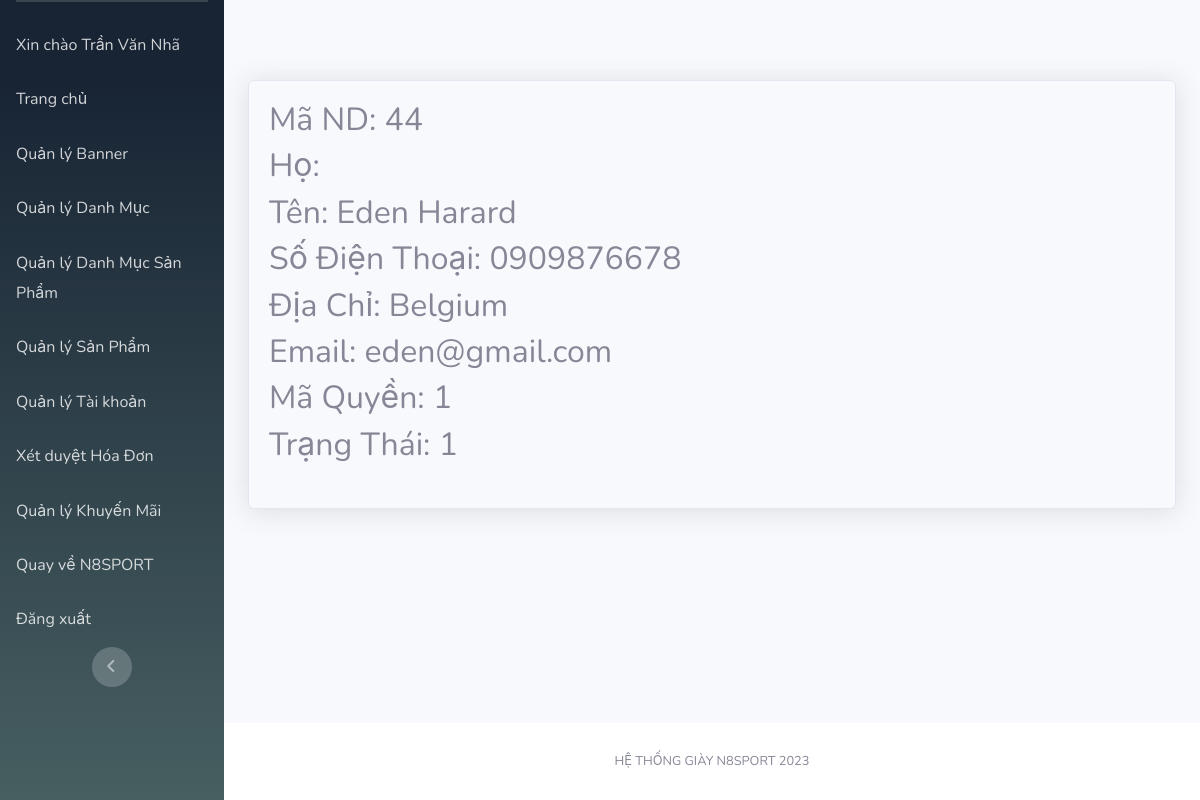
Screenshot of /Admin/index.php?mod=nguoidung&act=detail&id=44 (signed in) with the database file from the repository.
### tables this page shows
CREATE TABLE `nguoidung` (
  `MaND` int(11) NOT NULL,
  `Ho` varchar(20) NOT NULL,
  `Ten` varchar(20) NOT NULL,
  `GioiTinh` varchar(10) NOT NULL,
  `SDT` varchar(20) DEFAULT NULL,
  `Email` varchar(50) NOT NULL,
  `DiaChi` varchar(200) NOT NULL,
  `TaiKhoan` varchar(100) NOT NULL,
  `MatKhau` varchar(100) NOT NULL,
  `MaQuyen` int(11) NOT NULL,
  `TrangThai` int(11) NOT NULL
);

### Admin/controllers/NguoiDungController.php (called while the page is built, shortened)
<?php
class NguoiDungController
{
    var $nguoidung_model;
    public function __construct()
    {
        $this->nguoidung_model = new nguoidung();
    }
    public function detail()
    {
        $id = isset($_GET['id']) ? $_GET['id'] : 1;
        $data = $this->nguoidung_model->find($id);
        require_once("Views/Admin/index.php");
    }
}

### Admin/Models/connection.php (called while the page is built, shortened)
<?php
    class Connection{
        function __construct()
        {
            $severname ="localhost";
            $username ="root";
            $password ="";
            $db_name ="n8sport";
            $this->conn = new mysqli($severname,$username,$password,$db_name);
        }
    }
?>

### Admin/Models/model.php (called while the page is built, shortened)
<?php
require_once("connection.php");
class Model
{
    var $conn;
    var $table;
    var $contens;
    function __construct()
    {
        $conn_obj = new Connection();
        $this->conn = $conn_obj->conn;
    }
    function find($id)
    {
        $query = "select * from $this->table where $this->contens =$id";
        return $this->conn->query($query)->fetch_assoc();
    }
}

### Admin/Views/nguoidung/detail.php (the view)
<table class="table table-bordered" id="dataTable" width="100%" cellspacing="0">
    <h2>Mã ND: <?=$data['MaND']?></h2>
    <h2>Họ: <?=$data['Ho'] ?></h2>
    <h2>Tên: <?=$data['Ten']?></h2>
    <h2>Số Điện Thoại: <?=$data['SDT']?></h2>
    <h2>Địa Chỉ: <?=$data['DiaChi']?></h2>
    <h2>Email: <?=$data['Email'] ?></h2>
    <h2>Mã Quyền: <?=$data['MaQuyen'] ?></h2>
    <h2>Trạng Thái: <?=$data['TrangThai'] ?></h2>
</table>

### rows the page displays
nguoidung: MaND "44", Ten "Eden Harard", SDT "0909876678", DiaChi "Belgium", Email "eden@gmail.com", MaQuyen "1", TrangThai "1"

### other values shown
$_SESSION['login']['Ho'] "Trần Văn"
$_SESSION['login']['Ten'] "Nhã"
